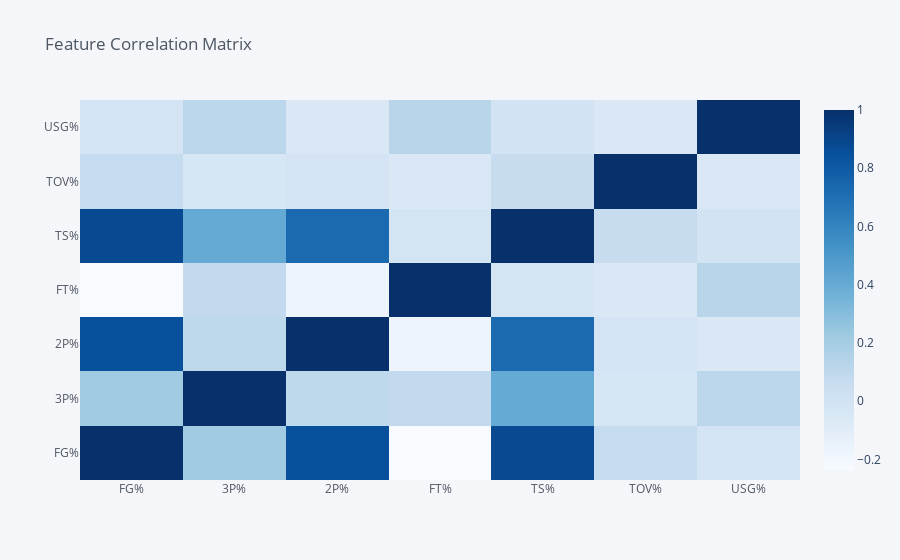

Write notebook code for a chart like this one.
### Code cell
corr.iplot(kind='heatmap',colorscale='Blues',title="Feature Correlation Matrix")

### Figure 1 — Plotly figure (JSON) as saved in the notebook; plotly's stock layout.template omitted (floating-point values rounded to 4 significant figures)
{"data": [{"colorscale": [[0, "rgb(247,251,255)"], [0.125, "rgb(222,235,247)"], [0.25, "rgb(198,219,239)"], [0.375, "rgb(158,202,225)"], [0.5, "rgb(107,174,214)"], [0.625, "rgb(66,146,198)"], [0.75, "rgb(33,113,181)"], [0.875, "rgb(8,81,156)"], [1, "rgb(8,48,107)"]], "type": "heatmap", "x": ["FG%", "3P%", "2P%", "FT%", "TS%", "TOV%", "USG%"], "y": ["FG%", "3P%", "2P%", "FT%", "TS%", "TOV%", "USG%"], "z": [[1, 0.2155, 0.85, -0.2367, 0.879, 0.07648, -0.01673], [0.2155, 1, 0.1023, 0.08415, 0.404, -0.03807, 0.1118], [0.85, 0.1023, 1, -0.1723, 0.7266, -0.01897, -0.05564], [-0.2367, 0.08415, -0.1723, 1, -0.01328, -0.05492, 0.1245], [0.879, 0.404, 0.7266, -0.01328, 1, 0.06596, -0.001761], [0.07648, -0.03807, -0.01897, -0.05492, 0.06596, 1, -0.05566], [-0.01673, 0.1118, -0.05564, 0.1245, -0.001761, -0.05566, 1]], "zmax": 1, "zmin": -0.2367}], "layout": {"legend": {"bgcolor": "#F5F6F9", "font": {"color": "#4D5663"}}, "paper_bgcolor": "#F5F6F9", "plot_bgcolor": "#F5F6F9", "title": {"font": {"color": "#4D5663"}, "text": "Feature Correlation Matrix"}, "xaxis": {"gridcolor": "#E1E5ED", "showgrid": true, "tickfont": {"color": "#4D5663"}, "title": {"font": {"color": "#4D5663"}, "text": ""}, "zerolinecolor": "#E1E5ED"}, "yaxis": {"gridcolor": "#E1E5ED", "showgrid": true, "tickfont": {"color": "#4D5663"}, "title": {"font": {"color": "#4D5663"}, "text": ""}, "zerolinecolor": "#E1E5ED"}}}
